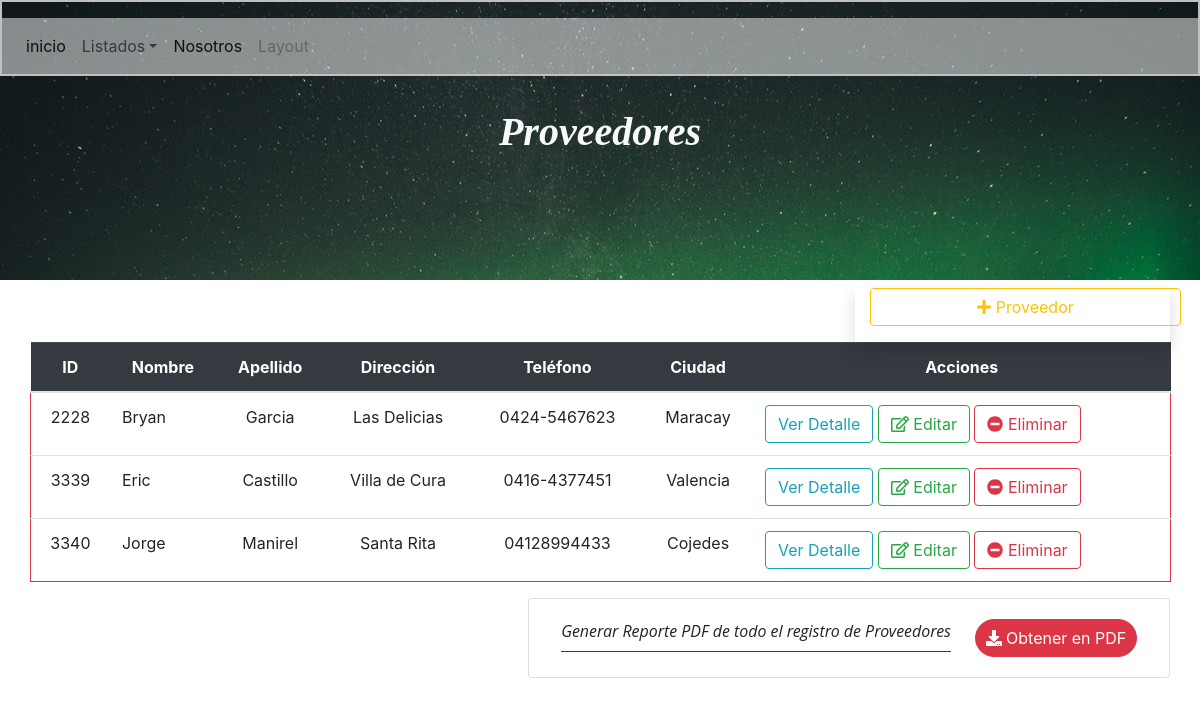
The page /App/Views/crudProov/listar.php on the database its author committed.
### tables this page shows
CREATE TABLE `proveedor` (
  `id_proveedor` int(8) NOT NULL,
  `nombre` text NOT NULL,
  `apellido` text NOT NULL,
  `direccion` text NOT NULL,
  `telefono` text NOT NULL,
  `ciudad_prove` varchar(50) NOT NULL,
  `id_Producto` int(6) NOT NULL
);

### App/Models/conex.php (called while the page is built)
<?php
class Conex{
	public static function Conection(){
		try{
		$conex = new PDO('mysql:host=localhost;dbname=sistema', "root", "", array(PDO::MYSQL_ATTR_INIT_COMMAND => "SET NAMES utf8"));
		return $conex;
			} catch(Exception $e){
				echo "Error presente en ".$e->getMessage();
		}
	}
}
?>

### App/Views/crudProov/listar.php (the view, shortened to what this page needs)
<?php
	include '../../Models/conex.php';
	$cox = new Conex();
	$sentencia = $cox->Conection()->query('SELECT * FROM proveedor;');
	$proveedor = $sentencia->fetchAll(PDO::FETCH_OBJ);
?>
<!DOCTYPE html>
<html lang="es">
<head>
	<link rel="stylesheet" type="text/css" href="../../../css/all.min.css">
	<link rel="stylesheet" type="text/css" href="../../../css/bootstrap.min.css">
	<link rel="stylesheet" type="text/css" href="../../../css/style.css">
</head>
<body>
	<header class="header">
		<div class="encabezado">
<nav class="navbar navbar-expand-lg navbar-light mt-3" style="background-color: rgba( 255, 255, 255, .5);
">
  <div class="collapse navbar-collapse" id="navbarSupportedContent">
    <ul class="navbar-nav mr-auto">
      <li class="nav-item active">
        <a class="nav-link" href="../../../index.php">inicio</a>
      </li>
      <li class="nav-item dropdown">
       <a class="nav-link text-dark dropdown-toggle" href="#" id="navbarDropdown" role="button" data-toggle="dropdown" aria-haspopup="true" aria-expanded="false">Listados</a>
      </li>
       <li class="nav-item active">
        <a class="nav-link" href="#">Nosotros</a>
      </li>
      <li class="nav-item">
        <a class="nav-link disabled" href="#" tabindex="-1" aria-disabled="true">Layout</a>
      </li>
    </ul>
  </div>
</nav>
	</div>
<h1 class="text-center text-light font-weight-bold mt-2 font-italic">Proveedores</h1>
	</header>
	<div class="container mt-2">
	<div class="col col-3 float-right shadow">
		<a href="agregar.php" class="btn btn-block btn-outline-warning mb-3"><i class="fas fa-plus"></i> Proveedor</a>
	</div>
	<table class="table">
		<thead class="table-dark">
			<tr>
			<th class="text-center" scope="col">ID</th>
			<th class="text-center" scope="col">Nombre</th>
			<th class="text-center" scope="col">Apellido</th>
			<th class="text-center" scope="col">Dirección</th>
			<th class="text-center" scope="col">Teléfono</th>
			<th class="text-center" scope="col">Ciudad</th>
			<th class="text-center">Acciones</th>
			</tr>
		</thead>
		<tbody>
<?php
foreach ($proveedor as $dato){
?>
<tr class="border border-danger">
	<td class="text-center"><?php echo $dato->id_proveedor;?></td>
	<td class="text-capitalize"><?php echo $dato->nombre;?></td>
	<td class="text-center"><?php echo $dato->apellido;?></td>
	<td class="text-center"><?php echo $dato->direccion;?></td>
	<td class="text-center"><?php echo $dato->telefono;?></td>
	<td class="text-center"><?php echo $dato->ciudad_prove;?></td>
	<td>
	<a href="detalle.php?id=<?php echo $dato->id_proveedor; ?>" class="btn btn-outline-info">Ver Detalle</a>
	<a href="editar.php?id=<?php echo $dato->id_proveedor; ?>" class="btn btn-outline-success"><i class="far fa-edit"></i> Editar</a>
	<a href="eliminar.php?id=<?php echo $dato->id_proveedor; ?>" class="btn btn-outline-danger" onclick="confirm('¿Desea Eliminar?')"><i class="fas fa-minus-circle"></i> Eliminar</a>
			</td>
			</tr>
<?php
}
?>
		</tbody>
	</table>
	<div class="card float-right" style="width: 40rem;">
<div class="card-body badge-pill">
<div class="d-flex justify-content-center">
<div>
<p class="card-text font-italic mr-4 border-bottom border-dark pb-2">Generar Reporte PDF de todo el registro de Proveedores</p>
</div>
	<a href="../../Models/ReportPdf/proveedorPDF.php" class="btn btn-danger badge-pill"><i class="fas fa-download"></i> Obtener en PDF</a>
</div>
</div>
</div>
</div>
</body>
</html>

### css/style.css (style rules this page uses)
*, *:before, *:after { box-sizing: inherit; }
h1 { font-family: 'Georgia', 'Times New Roman', serif; }
p { font-family: 'Open sans', sans-serif; }
.header { background-image: url('../img/slide.jpg'); background-size: cover; background-position: center; background-attachment: fixed; height: 35vh; }
.encabezado { margin-bottom: 2rem; margin-top: 0; border: 2px solid silver; }

### rows shown on the page
proveedor: id_proveedor "2228", nombre "Bryan", apellido "Garcia", direccion "Las Delicias", telefono "0424-5467623", ciudad_prove "Maracay"
proveedor: id_proveedor "3339", nombre "Eric", apellido "Castillo", direccion "Villa de Cura", telefono "0416-4377451", ciudad_prove "Valencia"
proveedor: id_proveedor "3340", nombre "Jorge", apellido "Manirel", direccion "Santa Rita", telefono "04128994433", ciudad_prove "Cojedes"
